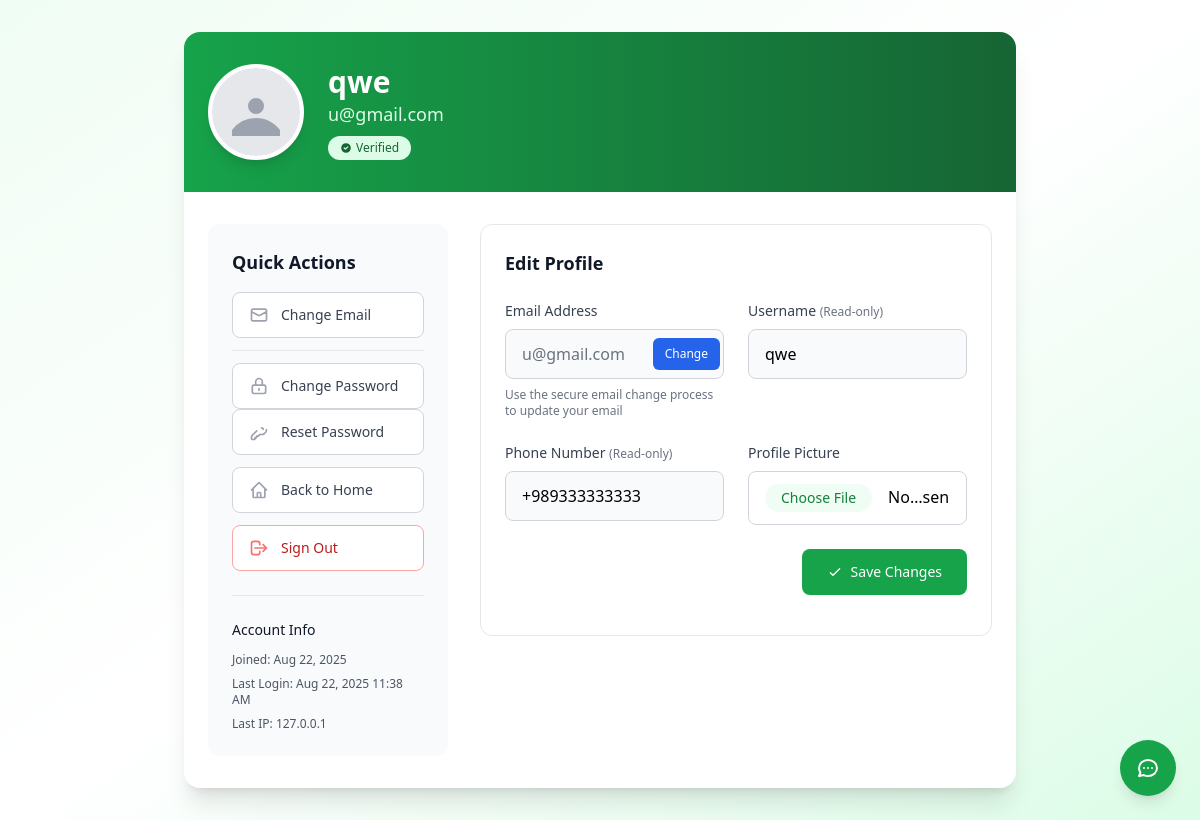
Page /user/profile/ (signed in) on the earlier database version.
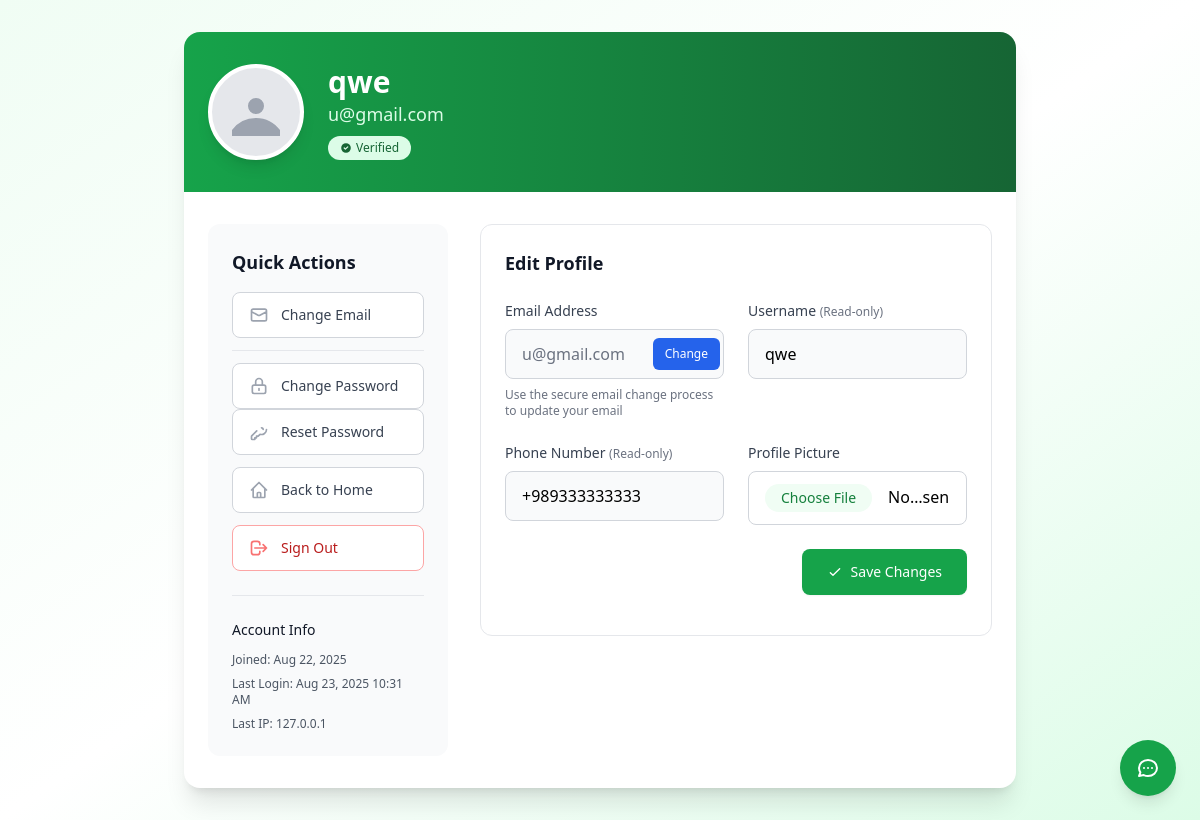
Same page on the later database version.
### account_module/models.py (models this page shows, shortened)
class User(AbstractBaseUser, PermissionsMixin):
    email = models.EmailField(_('Email address'), unique=True)
    username = models.CharField(_('Username'), max_length=50, unique=True, blank=True, null=True)
    avatar = models.ImageField(_('Avatar'), upload_to='images/profiles/', blank=True, null=True)
    phone_number = models.CharField(_('Phone number'), max_length=15)
    email_active_code = models.CharField(_('Email verification code'), max_length=200, blank=True)
    is_email_verified = models.BooleanField(_('Email verified'), default=False)
    pending_email = models.EmailField(_('Pending email'), blank=True, null=True)
    old_email_verification_code = models.CharField(_('Old email verification code'), max_length=6, blank=True)
    old_email_verified = models.BooleanField(_('Old email verified'), default=False)
    email_change_initiated_at = models.DateTimeField(_('Email change initiated at'), blank=True, null=True)
    last_login_ip = models.GenericIPAddressField(_('Last login IP'), blank=True, null=True)
    password_reset_token = models.UUIDField(_('Password reset token'), blank=True, null=True)
    password_reset_token_created_at = models.DateTimeField(_('Password reset token created at'), blank=True, null=True)
    is_active = models.BooleanField(_('Is active'), default=False)
    is_staff = models.BooleanField(_('Is staff'), default=False)
    date_joined = models.DateTimeField(_('Date joined'), auto_now_add=True)
    updated_at = models.DateTimeField(_('Updated at'), auto_now=True)
    objects = UserManager()
    USERNAME_FIELD = 'email'
    REQUIRED_FIELDS = []
    class Meta:
        verbose_name = 'User'
        verbose_name_plural = 'Users'

### account_module/views.py (the view, shortened to what this page needs)
# urls.py: path('profile/', views.UserProfileView.as_view(), name='profile'),
class UserProfileView(LoginRequiredMixin, BaseViewMixin, generic.UpdateView):
    model = User
    form_class = UserProfileForm
    template_name = 'account_module/profile.html'
    success_url = reverse_lazy('account_module:profile')
    def get_object(self, queryset=None):
        return self.request.user

### account_module/forms/registration.py
class UserProfileForm(ModelForm):
    class Meta:
        model = User
        fields = ['avatar', 'phone_number', 'username']
        widgets = {
            'username': forms.TextInput(attrs={'placeholder': _('username')}),
            'phone_number': forms.TextInput(attrs={'placeholder': '+989123456789'}),
            'avatar': forms.FileInput(attrs={'accept': 'image/*'})
        }
    def __init__(self, *args, **kwargs):
        super().__init__(*args, **kwargs)
        for field_name in self.fields:
            if field_name not in ['avatar']:
                self.fields[field_name].disabled = True

### account_module/views.py (called while the page is built)
    def get_context_data(self, **kwargs):
        context = super().get_context_data(**kwargs)
        context['current_page'] = self.request.resolver_match.url_name
        return context

### account_module/templates/account_module/profile.html (shortened to what the changed rows need)
{% extends 'base.html' %}
{% load i18n %}
{% block content %}
<div class="min-h-screen bg-gradient-to-br from-green-50 via-white to-green-100 py-8">
    <div class="max-w-4xl mx-auto px-4 sm:px-6 lg:px-8">
        <div class="bg-white shadow-xl rounded-2xl overflow-hidden">
            <div class="bg-gradient-to-r from-green-600 to-green-800 px-6 py-8">
                <div class="flex items-center space-x-6">
                    <div class="flex-1">
                        <h1 class="text-3xl font-bold text-white">{{ user.username|default:user.email }}</h1>
                        <p class="text-green-100 text-lg">{{ user.email }}</p>
                        <div class="flex items-center mt-2">
                            {% if user.is_email_verified %}
                                <span class="inline-flex items-center px-3 py-1 rounded-full text-xs font-medium bg-green-100 text-green-800">
                                </span>
                            {% endif %}
                        </div>
                    </div>
                </div>
            </div>
            <div class="px-6 py-8">
                <div class="grid grid-cols-1 lg:grid-cols-3 gap-8">
                    <div class="lg:col-span-1">
                        <div class="bg-gray-50 rounded-xl p-6">
                            <div class="mt-6 pt-6 border-t border-gray-200">
                                <div class="space-y-2 text-xs text-gray-600">
                                    <p><span class="font-medium">Joined:</span> {{ user.date_joined|date:"M d, Y" }}</p>
                                    <p><span class="font-medium">Last Login:</span> {{ user.last_login|date:"M d, Y g:i A"|default:"Never" }}</p>
                                    {% if user.last_login_ip %}
                                        <p><span class="font-medium">Last IP:</span> {{ user.last_login_ip }}</p>
                                    {% endif %}
                                </div>
                            </div>
                        </div>
                    </div>
                    <div class="lg:col-span-2">
                        <div class="bg-white border border-gray-200 rounded-xl p-6">
                            <form method="post" enctype="multipart/form-data" class="space-y-6">
                                <div class="grid grid-cols-1 md:grid-cols-2 gap-6">
                                    <div class="space-y-2">
                                        <div class="relative">
                                            <input
                                                type="email"
                                                class="w-full px-4 py-3 pr-20 border border-gray-300 rounded-lg bg-gray-50 text-gray-500 cursor-not-allowed"
                                                value="{{ user.email }}"
                                                disabled
                                                readonly
                                            >
                                            <div class="absolute inset-y-0 right-0 flex items-center">
                                                <a href="{% url 'account_module:email_change_initiate' %}"
                                                   class="mr-1 px-3 py-2 bg-blue-600 text-white text-xs font-medium rounded-md hover:bg-blue-700 transition duration-150 ease-in-out">
                                                </a>
                                            </div>
                                        </div>
                                    </div>
                                    <div class="space-y-2">
                                        <label for="{{ form.username.id_for_label }}" class="block text-sm font-medium text-gray-700">
                                            Username
                                            <span class="text-xs text-gray-500">(Read-only)</span>
                                        </label>
                                        <input
                                            id="{{ form.username.id_for_label }}"
                                            name="{{ form.username.name }}"
                                            type="text"
                                            class="w-full px-4 py-3 border border-gray-300 rounded-lg bg-gray-50 cursor-not-allowed"
                                            value="{{ form.username.value|default:'' }}"
                                            disabled
                                        >
                                    </div>
                                </div>
                                <div class="grid grid-cols-1 md:grid-cols-2 gap-6">
                                    <div class="space-y-2">
                                        <label for="{{ form.phone_number.id_for_label }}" class="block text-sm font-medium text-gray-700">
                                            Phone Number
                                            <span class="text-xs text-gray-500">(Read-only)</span>
                                        </label>
                                        <input
                                            id="{{ form.phone_number.id_for_label }}"
                                            name="{{ form.phone_number.name }}"
                                            type="tel"
                                            class="w-full px-4 py-3 border border-gray-300 rounded-lg bg-gray-50 cursor-not-allowed"
                                            value="{{ form.phone_number.value|default:'' }}"
                                            disabled
                                        >
                                    </div>
                                </div>
                            </form>
                        </div>
                    </div>
                </div>
            </div>
        </div>
    </div>
</div>
{% endblock %}

Differences in the rows shown:
changed User "qwe": last_login "Aug 22, 2025 11:38 AM" → "Aug 23, 2025 10:31 AM"
